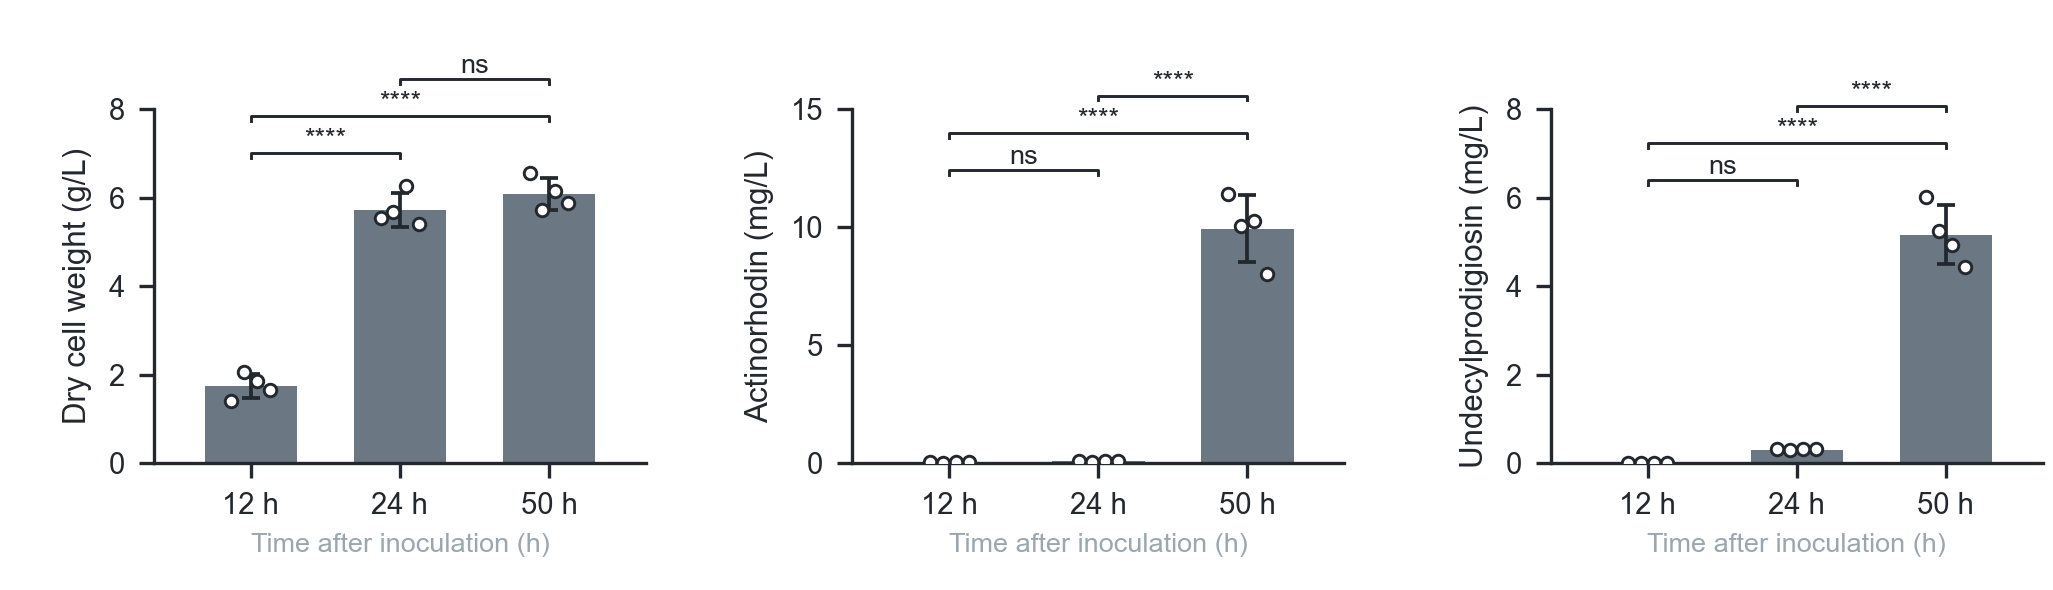

Generate this figure with Python:
"""Figure 1 panel b — growth and antibiotic production across the three
sampling timepoints.

Linear axes, one sub-panel per measurement: bars are the mean of four
independent biological replicate cultures, open circles the individual
replicates, error bars the SD. Brackets are Tukey HSD after one-way ANOVA
(the conventional post-hoc; it reproduces the significance pattern of the
superseded Supplementary Figure 8 exactly on all three measurements).

This panel replaces the log-scale twin-axis version shipped before
2026-10-15. On that version the right-hand axis was logarithmic mg/L while
the left was linear g/L, so the T2 actinorhodin mean of 0.08 mg/L was drawn
at the height of ~3.5 g/L on the left axis and read as substantial
production. On a linear axis the same value is indistinguishable from zero,
which is what the measurement says.

Renders a 2053 x 590 px transparent tile for the Figure 1 composer.
Run as a cell in the `epi-rna` environment.
"""
import sys, importlib
from pathlib import Path

import numpy as np, pandas as pd
import matplotlib as mpl
import matplotlib.pyplot as plt
from scipy import stats
from statsmodels.stats.multicomp import pairwise_tukeyhsd

sys.path.insert(0, '/Users/okaban/bioinfo/rna-seq/15_paper_figures/scripts')
U = importlib.import_module('00_shared_utils')
U.apply_unified_style()
mpl.rcParams['savefig.bbox'] = None   # the style helper sets 'tight', which resizes the canvas

_DATA_DIR = Path(__file__).resolve().parents[2] / 'data_261013'
# long-format source: 36 rows = 3 measurements x 3 timepoints x 4 biological replicates
CSV = str(_DATA_DIR / 'v054306f1_F1b_growth.csv')
if len(sys.argv) > 1:
    CSV = sys.argv[1]
OUT = str(Path(__file__).with_suffix('.png'))

df = pd.read_csv(CSV)
TPS = ('T1', 'T2', 'T3')
HRS = ('12 h', '24 h', '50 h')
PANELS = [('dry_cell_weight_g_L', 'Dry cell weight (g/L)', 8.0, [0, 2, 4, 6, 8]),
          ('actinorhodin_mg_L', 'Actinorhodin (mg/L)', 15.0, [0, 5, 10, 15]),
          ('undecylprodigiosin_mg_L', 'Undecylprodigiosin (mg/L)', 8.0, [0, 2, 4, 6, 8])]
PAIRS = [('T1', 'T2'), ('T1', 'T3'), ('T2', 'T3')]


def stars(p):
    return '****' if p < 1e-4 else '***' if p < 1e-3 else '**' if p < 1e-2 else '*' if p < 0.05 else 'ns'


fig = plt.figure(figsize=(2053 / 300, 590 / 300), dpi=300)
axes = [fig.add_subplot(1, 3, i + 1) for i in range(3)]
fig.subplots_adjust(left=0.075, right=0.995, bottom=0.215, top=0.815, wspace=0.42)

report = []
for ax, (meas, ylab, ymax, yticks) in zip(axes, PANELS):
    sub = df[df.measurement == meas]
    assert len(sub) == 12, f'{meas}: {len(sub)} 行（12 行を期待）'
    means = [sub[sub.timepoint == t].value.mean() for t in TPS]
    sds = [sub[sub.timepoint == t].value.std(ddof=1) for t in TPS]

    F, p_anova = stats.f_oneway(*[sub[sub.timepoint == t].value.values for t in TPS])
    tk = pairwise_tukeyhsd(sub.value.values, sub.timepoint.values)
    tkp = dict(zip([tuple(r[:2]) for r in tk._results_table.data[1:]], tk.pvalues))
    report.append((meas, F, p_anova, [(a, b, tkp[(a, b)]) for a, b in PAIRS]))

    for i, (m, s) in enumerate(zip(means, sds)):
        ax.bar(i, m, width=0.62, color=U.COL_BAR_MID, linewidth=0, zorder=2)
        ax.errorbar(i, m, yerr=s, fmt='none', ecolor=U.COL_DARK,
                    elinewidth=0.9, capsize=2.2, capthick=0.9, zorder=3)
    for i, t in enumerate(TPS):
        v = sub[sub.timepoint == t].value.values
        ax.plot(np.full(len(v), i) + np.linspace(-0.13, 0.13, len(v)), v, 'o',
                ms=3.0, mfc='white', mec=U.COL_DARK, mew=0.7, zorder=4)

    # Tukey brackets, stacked above the tallest bar+SD
    top = max(m + s for m, s in zip(means, sds))
    step = ymax * 0.105
    base = top + step * 0.55
    for k, (a, b) in enumerate(PAIRS):
        ia, ib = TPS.index(a), TPS.index(b)
        y = base + step * k
        ax.plot([ia, ia, ib, ib], [y, y + step * 0.13, y + step * 0.13, y],
                lw=0.7, color=U.COL_DARK, zorder=3, clip_on=False)
        ax.text((ia + ib) / 2, y + step * 0.16, stars(tkp[(a, b)]), ha='center',
                va='bottom', fontsize=U.FONT['annot'], color=U.COL_DARK, clip_on=False)

    ax.set_xticks(range(3))
    ax.set_xticklabels(HRS)
    ax.set_xlim(-0.65, 2.65)
    ax.set_ylim(0, ymax)
    ax.set_yticks(yticks)
    ax.set_ylabel(ylab)
    ax.set_xlabel('Time after inoculation (h)', fontsize=U.FONT['annot'],
                  color=U.COL_GRAY, labelpad=3)
    U.style_axes(ax)

U.assert_no_text_collisions(fig, 'panel_1b')
fig.savefig(OUT, dpi=300, transparent=True, bbox_inches=None, pad_inches=0)
plt.close(fig)

for meas, F, p, pairs in report:
    print(f'{meas:26s} ANOVA F={F:7.2f} p={p:.2e} | '
          + ' '.join(f'{a}-{b} {stars(q)}' for a, b, q in pairs))
print('wrote', OUT)
